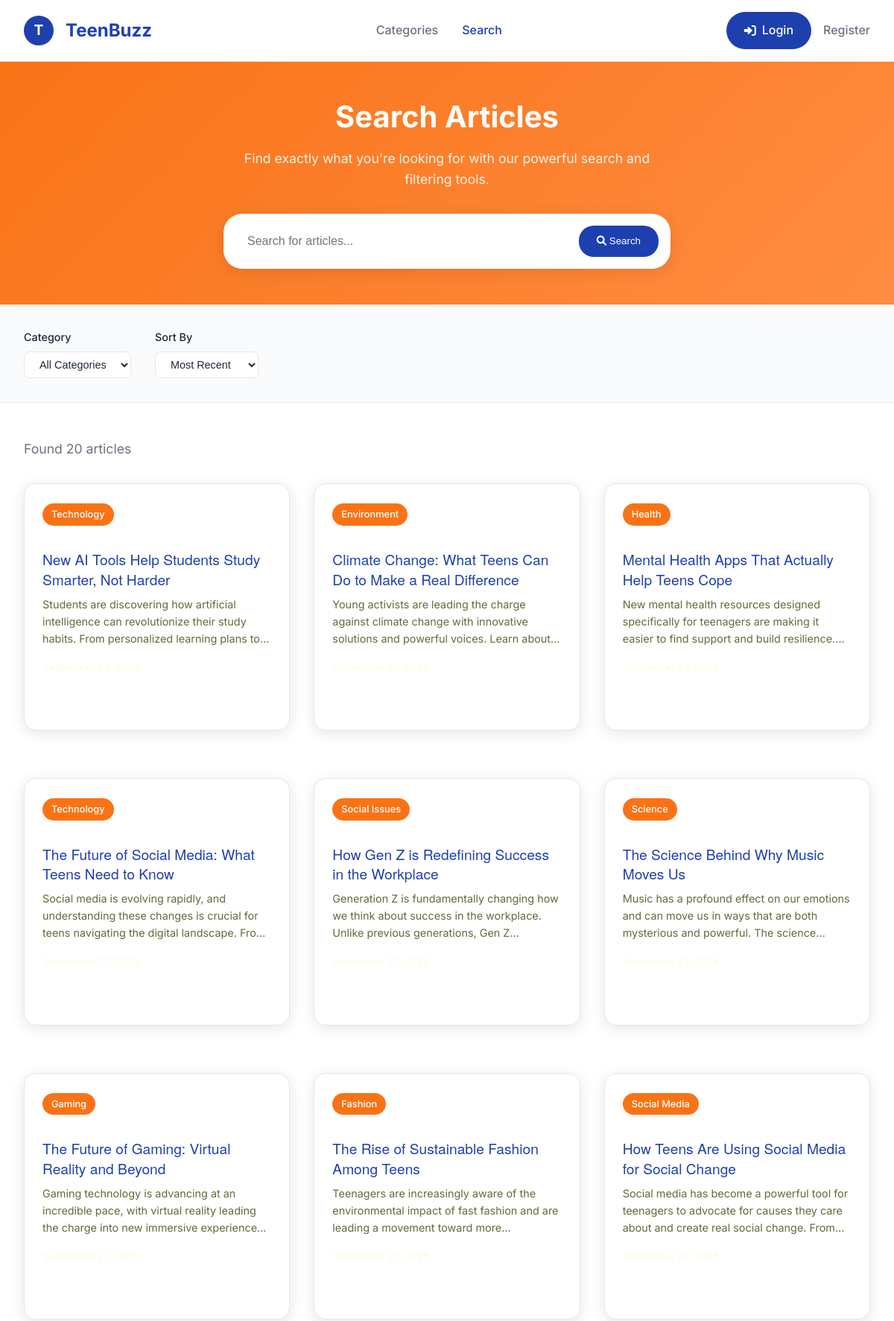
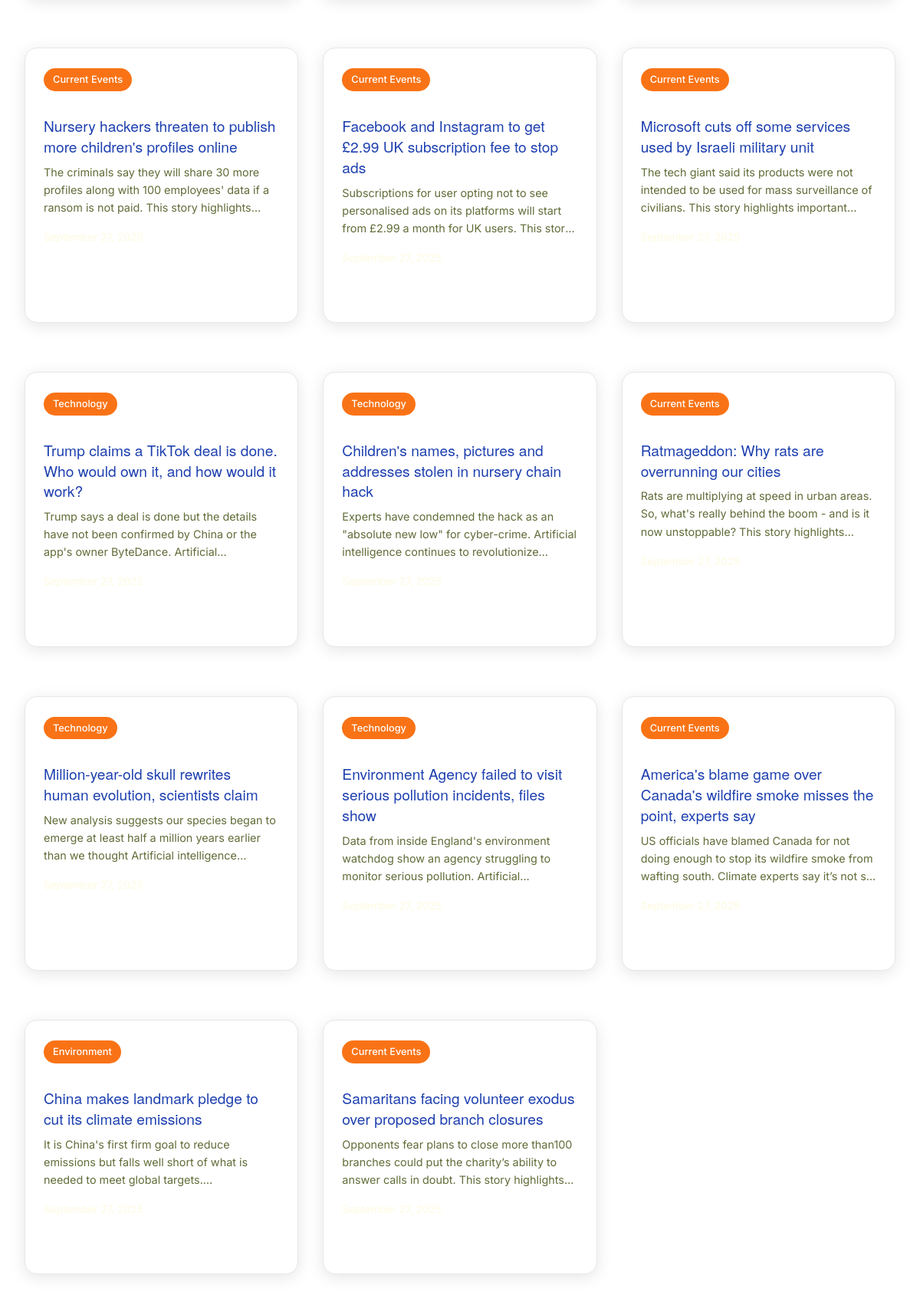
Screenshot of /search with the database file from the repository (2 pictures, top to bottom).
### tables this page shows
CREATE TABLE articles (
            id INTEGER PRIMARY KEY AUTOINCREMENT,
            headline TEXT NOT NULL,
            content TEXT NOT NULL,
            category TEXT NOT NULL,
            source TEXT,
            url TEXT,
            created_at TIMESTAMP DEFAULT CURRENT_TIMESTAMP,
            updated_at TIMESTAMP DEFAULT CURRENT_TIMESTAMP,
            drawn_by_user_id TEXT,
            publish_date DATE,
            tags TEXT,
            FOREIGN KEY (drawn_by_user_id) REFERENCES users(id)
        );

### app_with_auth.py (the view, shortened to what this page needs)
@app.route('/search')
def search_articles():
    query = request.args.get('q', '')
    category = request.args.get('category', '')
    try:
        articles = get_articles_from_db(limit=20)
        print(f"DEBUG: Found {len(articles)} articles from database")
        if category:
            articles = [a for a in articles if a.get('category') == category]
        return render_template('search.html',
                             articles=articles,
                             query=query,
                             category=category,
                             total_results=len(articles),
                             format_date=format_date)
    except Exception as e:
        print(f"Error in search route: {e}")
        return render_template('search.html', articles=[], query=query, category=category, format_date=format_date)

### app_with_auth.py (called while the page is built)
def format_date(date_string):
    try:
        if isinstance(date_string, str):
            date_obj = datetime.fromisoformat(date_string.replace('Z', '+00:00'))
        else:
            date_obj = date_string
        return date_obj.strftime('%B %d, %Y')
    except:
        return 'Recent'

def get_articles_from_db(limit=20):
    try:
        db = get_database()
        if not db:
            return []
        articles = db.select('articles', limit=limit)
        return articles
    except Exception as e:
        print(f"Error fetching articles: {e}")
        return []

@app.context_processor
def inject_user():
    return {
        'current_user': get_current_user(),
        'is_authenticated': is_authenticated(),
        'is_admin': is_admin()
    }

### auth_system_enhanced.py (called while the page is built, shortened)
def get_current_user():
    return auth_manager.get_current_user()

def is_authenticated():
    return auth_manager.is_authenticated()

def is_admin():
    return auth_manager.is_admin()

    def get_current_user(self):
        if not session.get('is_authenticated'):
            return None

    def is_authenticated(self):
        return session.get('is_authenticated', False)

    def is_admin(self):
        return session.get('is_admin', False)

### database_manager.py (called while the page is built, shortened)
def get_database():
    toggle = DatabaseToggle()
    return toggle.get_database()

    def connect(self):
        self.conn = sqlite3.connect(self.db_path)
        self.conn.row_factory = sqlite3.Row  # Enable column access by name
        return self

    def execute_query(self, query: str, params: tuple = ()) -> List[Dict[str, Any]]:
        if not self.conn:
            self.connect()
        cursor = self.conn.cursor()
        cursor.execute(query, params)
        columns = [description[0] for description in cursor.description] if cursor.description else []
        results = [dict(zip(columns, row)) for row in cursor.fetchall()]
        self.conn.commit()
        return results

    def select(self, table: str, columns: str = '*', where: str = '', params: tuple = (), limit: int = None) -> List[Dict[str, Any]]:
        query = f"SELECT {columns} FROM {table}"
        if where:
            query += f" WHERE {where}"
        if limit:
            query += f" LIMIT {limit}"
        return self.execute_query(query, params)

    def load_config(self):
        if os.path.exists(self.config_file):
            with open(self.config_file, 'r') as f:
                self.config = json.load(f)

### templates/search.html (shortened to what this page needs)
{% extends "base.html" %}
{% block content %}
    <section class="search-hero">
        <div class="container">
            <h1>Search Articles</h1>
            <p>Find exactly what you're looking for with our powerful search and filtering tools.</p>
            <form action="{{ url_for('search_articles') }}" method="GET" class="search-form">
                <input type="text" name="q" placeholder="Search for articles..." value="{{ query or '' }}">
                <button type="submit">
                    <i class="fas fa-search"></i>
                    Search
                </button>
            </form>
        </div>
    </section>
    <section class="filters-section">
        <div class="filters-container">
            <div class="filter-group">
                <label class="filter-label">Category</label>
                <select class="filter-select" onchange="filterByCategory(this.value)">
                    <option value="">All Categories</option>
                </select>
            </div>
            <div class="filter-group">
                <label class="filter-label">Sort By</label>
                <select class="filter-select" onchange="sortResults(this.value)">
                    <option value="recent">Most Recent</option>
                </select>
            </div>
        </div>
    </section>
    <section class="results-section">
        <div class="results-header">
            <div class="results-count">
                {% if articles %}
                    Found {{ total_results or articles|length }} article{{ 's' if (total_results or articles|length) != 1 else '' }}
                {% else %}
                    No articles found
                {% endif %}
            </div>
        </div>
        {% if articles %}
            <div class="articles-grid">
                {% for article in articles %}
                <article class="article-card">
                    <div class="article-content">
                        <span class="article-category">{{ article.category }}</span>
                        <h3 class="article-title">
                            <a href="{{ url_for('view_article', article_id=article.id) }}" class="read-more">
                                {{ article.headline }}
                            </a>
                        </h3>
                        <p class="article-excerpt">
                            {{ article.content[:150] }}{% if article.content|length > 150 %}...{% endif %}
                        </p>
                        <div class="article-meta">
                            <div class="article-date">
                            </div>
                        </div>
                    </div>
                </article>
                {% endfor %}
            </div>
        {% endif %}
    </section>
{% endblock %}

### static/css/style.css (style rules this page uses)
:root { --primary-color: #606c38; --secondary-color: #283618; --bg-primary: #fefae0; --accent-color: #dda15e; --highlight-color: #bc6c25; --text-primary: #283618; --text-secondary: #606c38; --text-light: #fefae0; --success-color: #28a745; --danger-color: #dc3545; --warning-color: #ffc107; --info-color: #17a2b8; --shadow-light: 0 2px 10px rgba(0,0,0,0.1); --shadow-medium: 0 4px 20px rgba(0,0,0,0.15); --shadow-heavy: 0 8px 30px rgba(0,0,0,0.2); --border-radius: 16px; --border-radius-small: 10px; --transition: all 0.3s ease; --primary-blue: #1e40af; --secondary-blue: #3b82f6; --accent-orange: #f97316; --text-dark: #1f2937; --text-gray: #6b7280; --bg-white: #ffffff; --bg-light: #f9fafb; --border-light: #e5e7eb; }
* { margin: 0; padding: 0; box-sizing: border-box; }
body { font-family: 'Helvetica Neue', Helvetica, Arial, sans-serif; line-height: 1.6; color: var(--text-primary); background-color: var(--bg-primary); }
.container { max-width: 1200px; margin: 0 auto; padding: 0 20px; }
h1, h2, h3, h4 { font-weight: 600; line-height: 1.3; }
h1 { font-size: 2.5rem; }
h3 { font-size: 1.5rem; }
.articles-grid { display: grid; grid-template-columns: repeat(auto-fit, minmax(300px, 1fr)); gap: 2rem; margin-bottom: 3rem; }
.article-card, .trending-card { background: var(--bg-primary); border-radius: var(--border-radius); box-shadow: var(--shadow-light); overflow: hidden; margin-bottom: 2rem; }
.article-card h3, .trending-card h3 { font-family: 'Helvetica Neue', Helvetica, Arial, sans-serif; font-size: 1.2rem; color: var(--primary-color); margin: 1rem 0 0.5rem 0; font-weight: 700; }
.article-card p, .trending-card p { display: none; }
.article-meta { display: flex; gap: 1rem; margin-bottom: 1rem; flex-wrap: wrap; }
.article-category { background: var(--primary-color); color: white; padding: 4px 12px; border-radius: 20px; font-size: 0.8rem; font-weight: 500; }
.article-date, .article-source { color: var(--text-light); font-size: 0.85rem; margin-right: 1rem; }
.article-card .article-excerpt { color: var(--text-secondary); font-size: 0.9rem; line-height: 1.6; display: -webkit-box; -webkit-line-clamp: 3; -webkit-box-orient: vertical; overflow: hidden; }
.article-content { font-size: 1.1rem; line-height: 1.7; margin-bottom: 2rem; }

### rows the page displays
articles: category "Technology", headline "New AI Tools Help Students Study Smarter, Not Harder", content "Students are discovering how artificial intelligence can revolutionize their study habits. From personalized learning plans…"
articles: category "Environment", headline "Climate Change: What Teens Can Do to Make a Real Difference", content "Young activists are leading the charge against climate change with innovative solutions and powerful voices. Learn…"
articles: category "Health", headline "Mental Health Apps That Actually Help Teens Cope", content "New mental health resources designed specifically for teenagers are making it easier to find support and build…"
articles: category "Technology", headline "The Future of Social Media: What Teens Need to Know", content "Social media is evolving rapidly, and understanding these changes is crucial for teens navigating the digital landscape.…"
articles: category "Social Issues", headline "How Gen Z is Redefining Success in the Workplace", content "Generation Z is fundamentally changing how we think about success in the workplace. Unlike previous generations, Gen…"
articles: category "Science", headline "The Science Behind Why Music Moves Us", content "Music has a profound effect on our emotions and can move us in ways that are both mysterious and powerful. The…"
articles: category "Gaming", headline "The Future of Gaming: Virtual Reality and Beyond", content "Gaming technology is advancing at an incredible pace, with virtual reality leading the charge into new immersive…"
articles: category "Fashion", headline "The Rise of Sustainable Fashion Among Teens", content "Teenagers are increasingly aware of the environmental impact of fast fashion and are leading a movement toward…"
articles: category "Social Media", headline "How Teens Are Using Social Media for Social Change", content "Social media has become a powerful tool for teenagers to advocate for causes they care about and create real social change.…"
articles: category "Current Events", headline "Nursery hackers threaten to publish more children's profiles online", content "The criminals say they will share 30 more profiles along with 100 employees' data if a ransom is not paid. This story…"
articles: category "Current Events", headline "Facebook and Instagram to get £2.99 UK subscription fee to stop ads", content "Subscriptions for user opting not to see personalised ads on its platforms will start from £2.99 a month for UK users. This…"
articles: category "Current Events", headline "Microsoft cuts off some services used by Israeli military unit", content "The tech giant said its products were not intended to be used for mass surveillance of civilians. This story highlights…"
articles: category "Technology", headline "Trump claims a TikTok deal is done. Who would own it, and how would it work?", content "Trump says a deal is done but the details have not been confirmed by China or the app's owner ByteDance.…"
articles: category "Technology", headline "Children's names, pictures and addresses stolen in nursery chain hack", content "Experts have condemned the hack as an \"absolute new low\" for cyber-crime. Artificial intelligence continues to…"
articles: category "Current Events", headline "Ratmageddon: Why rats are overrunning our cities", content "Rats are multiplying at speed in urban areas. So, what's really behind the boom - and is it now unstoppable? This story…"
articles: category "Technology", headline "Million-year-old skull rewrites human evolution, scientists claim", content "New analysis suggests our species began to emerge at least half a million years earlier than we thought Artificial…"
articles: category "Technology", headline "Environment Agency failed to visit serious pollution incidents, files show", content "Data from inside England's environment watchdog show an agency struggling to monitor serious pollution.…"
articles: category "Current Events", headline "America's blame game over Canada's wildfire smoke misses the point, experts say", content "US officials have blamed Canada for not doing enough to stop its wildfire smoke from wafting south. Climate experts say it’s not…"
articles: category "Environment", headline "China makes landmark pledge to cut its climate emissions", content "It is China's first firm goal to reduce emissions but falls well short of what is needed to meet global…"
articles: category "Current Events", headline "Samaritans facing volunteer exodus over proposed branch closures", content "Opponents fear plans to close more than100 branches could put the charity’s ability to answer calls in doubt. This story…"

### other values shown
{{ total_results or articles|length }} "20"
{{ 's' if (total_results or articles|length) != 1 else '' }} "s"
